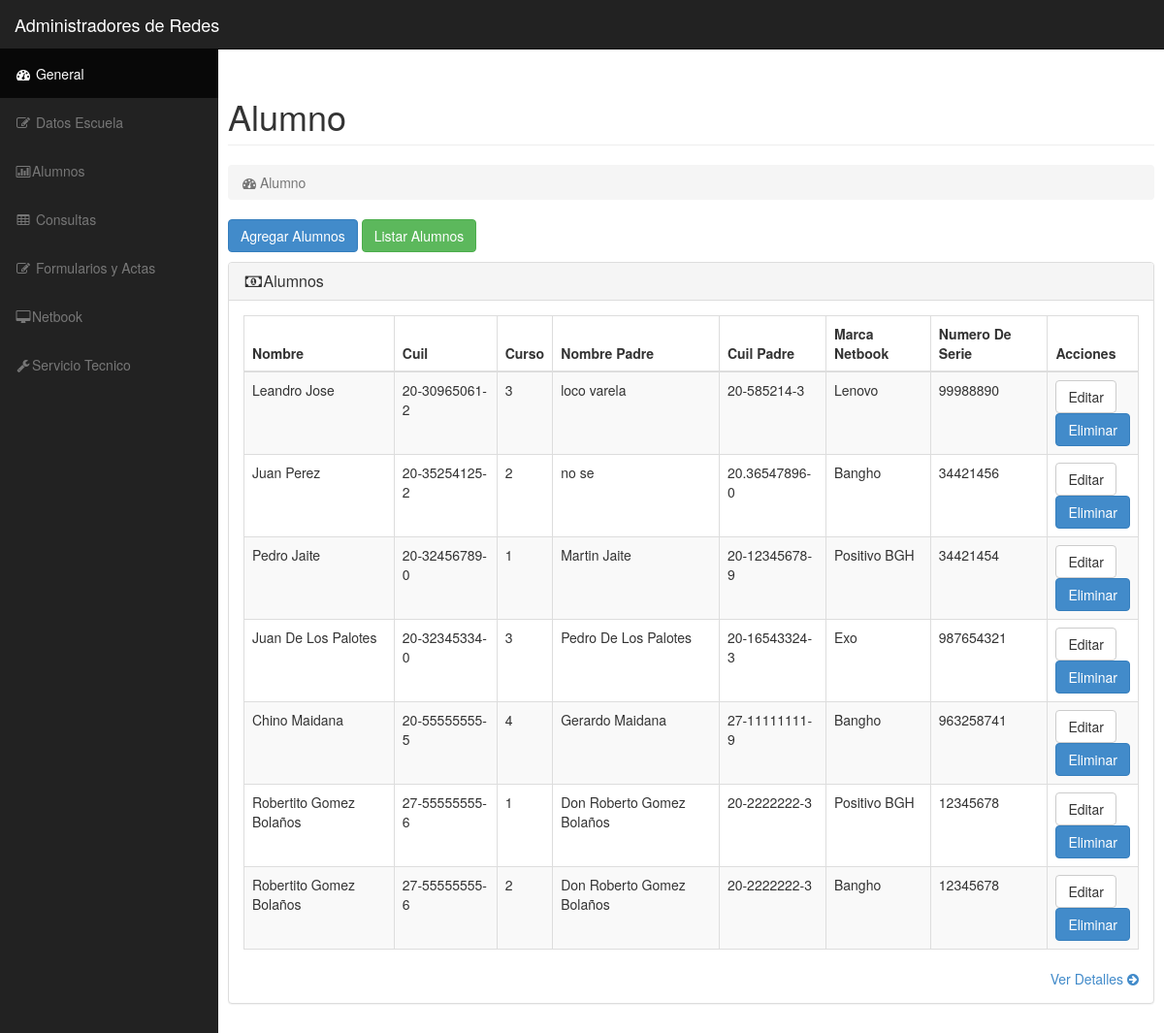
Page /modulos/back-end/alumnos/listarAlumnos.php on the committed database.
### tables this page shows
CREATE TABLE IF NOT EXISTS `alumno` (
  `id` int(10) unsigned NOT NULL AUTO_INCREMENT,
  `nombre` varchar(255) NOT NULL,
  `cuil` varchar(255) NOT NULL,
  `direccion` varchar(255) NOT NULL,
  `escuela` varchar(255) NOT NULL,
  `curso` int(20) NOT NULL,
  `turno` varchar(255) NOT NULL,
  `nombrePadre` varchar(255) NOT NULL,
  `cuilPadre` varchar(255) NOT NULL,
  `MarcaNetbook` int(11) NOT NULL,
  `numSerie` int(11) NOT NULL,
  `prestado` int(11) NOT NULL,
  `cargador` varchar(255) NOT NULL,
  `bateria` varchar(255) NOT NULL,
  PRIMARY KEY (`id`)
);

CREATE TABLE IF NOT EXISTS `curso` (
  `id` int(10) unsigned NOT NULL AUTO_INCREMENT,
  `nombre` varchar(2555) NOT NULL,
  PRIMARY KEY (`id`)
);

CREATE TABLE IF NOT EXISTS `marca` (
  `id` int(10) unsigned NOT NULL AUTO_INCREMENT,
  `nombre` varchar(255) NOT NULL,
  PRIMARY KEY (`id`)
);

### utiles/configSitio.php (called while the page is built, shortened)
<?php ob_start();
$dirSitio = "escuelas";
$httpHostSitio = "http://" . $_SERVER['HTTP_HOST'] . "/" . $dirSitio . "/";
?>

### modelo/Alumno.php (called while the page is built, shortened)
<?php	include_once($docRootSitio."utiles/conexion.php");
	include_once("Iterador.php");
class Alumno{
	public function listarAlumnos($offset="",$limit="",$campoOrder="",$order=""){
		global $docRootSitio;
		$q = "SELECT SQL_CALC_FOUND_ROWS * FROM alumno WHERE MarcaNetbook!=0";
		if($limit!=""){
			$q .= " LIMIT $offset,$limit ";
		}
		try{
			$result = mysql_query($q);
		}
		catch (Exception $e) {
			$error['consulta'] = $q;
			$error['mysql'] = mysql_error();
			include_once ($docRootSitio . "modulos/errores/listarErrores.php");
			exit();
		}
		$i1 = new Iterador();
		$_alumnos = $i1->iterarObjetos($result);
		return $_alumnos;
	}
}

### modelo/Iterador.php (called while the page is built, shortened)
<?php
class Iterador{
	public function iterarObjeto($_array){
	$this->_array = $_array;
	$_objeto = mysql_fetch_array($this->_array);
	return $_objeto;
	}
	public function iterarObjetos($_array){
	$this->_array = $_array;
	$tupla=1;
            while($_objeto=mysql_fetch_array($this->_array)) {
				$_atributos = array_keys($_objeto);
				for($i=1;$i<=count($_atributos);$i++){
					if($i%2!=0){
						$_objetos[$tupla][$_atributos[$i]] = $_objeto[$_atributos[$i]];
					}
				}
                $tupla++;
			}
	return $_objetos;
}
}
?>

### modelo/Curso.php (called while the page is built, shortened)
<?php	include_once($docRootSitio."utiles/conexion.php");
	include_once("Iterador.php");
class Curso{
	private $id;
	public function setId($id){
		$this->id = mysql_real_escape_string(strip_tags(trim($id)));
	}
	public function getId(){
		return $this->id;
	}
	public function listarCurso($Curso){
		global $docRootSitio;
		$q = "SELECT * FROM curso WHERE id='{$this->getId()}' LIMIT 1";
		try{
			$result = mysql_query($q);
		}
		catch (Exception $e) {
			$error['consulta'] = $q;
			$error['mysql'] = mysql_error();
			include_once ($docRootSitio . "modulos/errores/listarErrores.php");
			exit();
		}
		$i1 = new Iterador();
		$_cliente = $i1->iterarObjeto($result);
		return $_cliente;
	}
}

### modelo/Marca.php (called while the page is built, shortened)
<?php	include_once($docRootSitio."utiles/conexion.php");
	include_once("Iterador.php");
class Marca{
	private $id;
	public function setId($id){
		$this->id = mysql_real_escape_string(strip_tags(trim($id)));
	}
	public function getId(){
		return $this->id;
	}
	public function listarMarca($Marca){
		global $docRootSitio;
		$q = "SELECT * FROM marca WHERE id='{$this->getId()}' LIMIT 1";
		try{
			$result = mysql_query($q);
		}
		catch (Exception $e) {
			$error['consulta'] = $q;
			$error['mysql'] = mysql_error();
			include_once ($docRootSitio . "modulos/errores/listarErrores.php");
			exit();
		}
		$i1 = new Iterador();
		$_cliente = $i1->iterarObjeto($result);
		return $_cliente;
	}
}

### modulos/back-end/alumnos/listarAlumnos.php (the view, shortened to what this page needs)
<!DOCTYPE html>
<html lang="en">
<head>
<?php
	$limit=25;
	if(is_numeric($_GET['pagina']) && $_GET['pagina']>=1){
		$offset = ($_GET['pagina']-1) * $limit;
	}
	else{
		$offset=0;
	}
	if(!isset($_GET['campoOrder']) && !isset($_GET['order']) ){
		$order = "DESC";
	}
	else{
		$campoOrder = $_GET['campoOrder'];
		$order = $_GET['order'];
	}
    include_once($_SERVER["DOCUMENT_ROOT"]."/escuelas/utiles/principal.php");
    include_once($docRootSitio."modelo/Alumno.php");
    include_once($docRootSitio."modelo/Marca.php");
    include_once($docRootSitio."modelo/Curso.php");
	include_once($docRootSitio."modelo/Alumno.php");
	include_once($docRootSitio."modelo/Curso.php");
	include_once($docRootSitio."modelo/Marca.php");
	$alu1 = new Alumno();
	$cur1 = new Curso();
	$mar1 = new Marca();
	$_alumnos = $alu1->listarAlumnos($offset,$limit,$campoOrder,$order);
?>
    <link href="<?php echo $httpHostSitio?>plantilla/css/bootstrap.min.css" rel="stylesheet">
    <link href="<?php echo $httpHostSitio?>plantilla/css/sb-admin.css" rel="stylesheet">
    <link href="<?php echo $httpHostSitio?>plantilla/css/plugins/morris.css" rel="stylesheet">
    <link href="<?php echo $httpHostSitio?>plantilla/font-awesome-4.1.0/css/font-awesome.min.css" rel="stylesheet" type="text/css">
</head>
<body>
    <div id="wrapper">
        <nav class="navbar navbar-inverse navbar-fixed-top" role="navigation">
            <div class="navbar-header">
                <a class="navbar-brand" href="index.php">Administradores de Redes</a>
            </div>
                    <div class="collapse navbar-collapse navbar-ex1-collapse">
                <ul class="nav navbar-nav side-nav">
                    <li class="active">
                        <a href="<?php echo $httpHostSitio?>index.php"><i class="fa fa-fw fa-dashboard"></i> General</a>
                    </li>
                      <li>
                        <a href="<?php echo $httpHostSitio?>modulos/back-end/datosEscuelas/listarDatosEscuelas.php"><i class="fa fa-fw fa-edit"></i> Datos Escuela</a>
                    </li>
                    <li>
                        <a href="<?php echo $httpHostSitio?>modulos/back-end/alumnos/formAlumnos.php"><i class="fa fa-fw fa-bar-chart-o"></i>Alumnos</a>
                    </li>
                    <li>
                        <a href="tables.html"><i class="fa fa-fw fa-table"></i> Consultas</a>
                    </li>
                    <li>
                        <a href="<?php echo $httpHostSitio?>modulos/back-end/migraciones/formActas.php"><i class="fa fa-fw fa-edit"></i> Formularios y Actas</a>
                    </li>
                    <li>
                        <a href="<?php echo $httpHostSitio?>modulos/back-end/marcas/netbooks.php"><i class="fa fa-fw fa-desktop"></i>Netbook</a>
                    </li>
                    <li>
                        <a href="<?php echo $httpHostSitio?>modulos/back-end/tecnico/listarTecnicos.php"><i class="fa fa-fw fa-wrench"></i>Servicio Tecnico</a>
                    </li>
                </ul>
            </div>
        </nav>
        <div id="page-wrapper">
     <div class="row">
                    <div class="col-lg-12">
                        <h1 class="page-header">
                            Alumno
                        </h1>
                        <ol class="breadcrumb">
                            <li class="active">
                                <i class="fa fa-dashboard"></i> Alumno
                            </li>
                        </ol>
                    </div>
                </div>
		<p>
                 <button type="button" class="btn btn-primary" onclick="location = ('<?php echo $httpHostSitio?>modulos/back-end/alumnos/agregarAlumno.php')" > Agregar Alumnos</button>
                 <button type="button" class="btn btn-success" onclick="location =('<?php echo $httpHostSitio?>modulos/back-end/alumnos/listarAlumnos.php')" >Listar Alumnos</button>
        </p>
	<?php
	if(count($_alumnos)){?>
	             <div class="row">
                    <div class="col-lg-12">
                        <div class="panel panel-default">
                            <div class="panel-heading">
                                <h3 class="panel-title"><i class="fa fa-money fa-fw"></i>Alumnos</h3>
                            </div>
                            <div class="panel-body">
                                <div class="table-responsive">
                                    <table class="table table-bordered table-hover table-striped">
                                        <thead>
                                            <tr>
                                                <th>Nombre</th>
                                                <th>Cuil</th>
                                                <th>Curso</th>
												<th>Nombre Padre</th>
                                                <th>Cuil Padre</th>
												<th>Marca Netbook</th>
                                                <th>Numero De Serie</th>
                                                <th>Acciones</th>
                                            </tr>
                                        </thead>
                                        <tbody>
		<?php for($i=1;$i<=count($_alumnos);$i++){
		$_curso = $cur1->listarCurso($_alumnos[$i]['curso']);
		if($_alumnos[$i]['MarcaNetbook']==0)
		{
		$marca = "No Posee";
		$serie = "No Posee";
		$color= "red";
		}
		else
		{
		$marcaTransi = $_alumnos[$i]['MarcaNetbook'];
		$serie = $_alumnos[$i]['numSerie'];
		$_marca = $mar1->listarMarca($marcaTransi);
		$marca = $_marca['nombre'];
		}
		?>
											<tr>
                                                <td><?php echo $_alumnos[$i]['nombre'];?></td>
                                                <td><?php echo $_alumnos[$i]['cuil'];?></td>
                                                <td><?php echo $_curso['nombre'];?></td>
												<td><?php echo $_alumnos[$i]['nombrePadre'];?></td>
                                                <td><?php echo $_alumnos[$i]['cuilPadre'];?></td>
                                                <td><?php echo $marca;?></td>
												<td><?php echo $serie;?></td>
                                               	<td>
					<div>
					<form method="post" action="modificarAlumno.php">
							<input type="submit" class="btn btn-default"" value="Editar">
						</form>
					<form method="post" action="eliminarAlumno.php">
						<input type="submit" value="Eliminar" class="btn btn-primary"
						onclick="return confirm('Est seguro que desea eliminar el alumno <?php echo $_alumnos[$i]['nombre']?>?');">
					</form>
				</td>
			</tr>
		<?php }}?>
                                        </tbody>
                                    </table>
                                </div>
                                <div class="text-right">
                                    <a href="#">Ver Detalles <i class="fa fa-arrow-circle-right"></i></a>
                                </div>
                            </div>
                        </div>
                    </div>
                </div>
        </div>
    </div>
</body>
</html>

### plantilla/css/sb-admin.css (style rules this page uses)
body { margin-top: 100px; background-color: #222; }
@media (min-width:768px) { body { margin-top: 50px; } }
#wrapper { padding-left: 0; }
#page-wrapper { width: 100%; padding: 0; background-color: #fff; }
@media (min-width:768px) { #wrapper { padding-left: 225px; } }
@media (min-width:768px) { #page-wrapper { padding: 10px; } }
@media (min-width:768px) { .side-nav { position: fixed; top: 51px; left: 225px; width: 225px; margin-left: -225px; border: none; border-radius: 0; overflow-y: auto; background-color: #222; } }
@media (min-width:768px) { .side-nav>li>a { width: 225px; } }

### rows in the picture
alumno: nombre "Leandro Jose", cuil "20-30965061-2", curso.nombre "3", nombrePadre "loco varela", cuilPadre "20-585214-3", marca.nombre "Lenovo", numSerie "99988890"
alumno: nombre "Juan Perez", cuil "20-35254125-2", curso.nombre "2", nombrePadre "no se", cuilPadre "20.36547896-0", marca.nombre "Bangho", numSerie "34421456"
alumno: nombre "Pedro Jaite", cuil "20-32456789-0", curso.nombre "1", nombrePadre "Martin Jaite", cuilPadre "20-12345678-9", marca.nombre "Positivo BGH", numSerie "34421454"
alumno: nombre "Juan De Los Palotes", cuil "20-32345334-0", curso.nombre "3", nombrePadre "Pedro De Los Palotes", cuilPadre "20-16543324-3", marca.nombre "Exo", numSerie "987654321"
alumno: nombre "Chino Maidana", cuil "20-55555555-5", curso.nombre "4", nombrePadre "Gerardo Maidana", cuilPadre "27-11111111-9", marca.nombre "Bangho", numSerie "963258741"
alumno: nombre "Robertito Gomez Bolaños", cuil "27-55555555-6", curso.nombre "1", nombrePadre "Don Roberto Gomez Bolaños", cuilPadre "20-2222222-3", marca.nombre "Positivo BGH", numSerie "12345678"
alumno: nombre "Robertito Gomez Bolaños", cuil "27-55555555-6", curso.nombre "2", nombrePadre "Don Roberto Gomez Bolaños", cuilPadre "20-2222222-3", marca.nombre "Bangho", numSerie "12345678"
